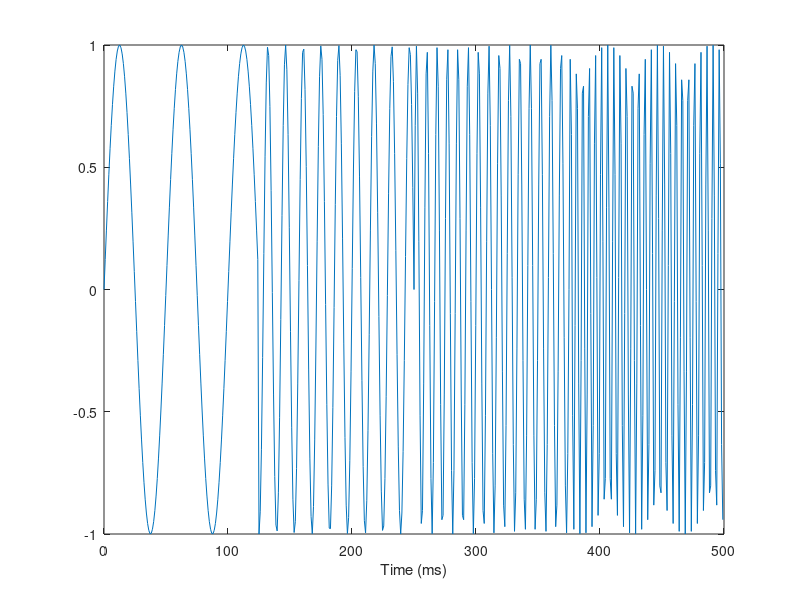

This chart was generated by the following MATLAB code: (Note: this script raises an error after producing the figure.)
f= [20 70 120 200];
N=512;
Fs= 1024;                     % Sample frequency
t = (0:N-1)/Fs;              % Time vector

x = [];                       % Signal
seg = length(f);               % Number of signal's segments
nseg = N/seg;                  % Size of each signal's segment
w = 2*pi*f;                    % Angular frequency
for i = 1:seg
  tseg = (1:nseg) + (i-1)*nseg;
  x = [x , sin(w(i)*t(tseg))];
end
plot(1000*t,x);
xlabel('Time (ms)')
axis([0 500 -1 1])
pause

[c,l]= wavedec(x,3,'db2');

% Extract aproximation and detail coefficients at levels 1, 2 and 3,
% from wavelet decomposition 
[cD1,cD2,cD3] = detcoef(c,l,[1 2 3]);
cA3= appcoef(c,l,'db2',3);
cA2= appcoef(c,l,'db2',2);
cA1= appcoef(c,l,'db2',1);

subplot(421), plot(cA1), title('cA1'), axis tight
subplot(422), plot(cD1), title('cD1'), axis tight
subplot(423), plot(cA2), title('cA2'), axis tight
subplot(424), plot(cD2), title('cD2'), axis tight
subplot(425), plot(cA3), title('cA3'), axis tight
subplot(426), plot(cD3), title('cD3'), axis tight
subplot(4,2,7:8), plot(1000*t,x), title('Signal'), axis tight
pause

a= upcoef('a',cA1,'db2',3,l(length(l)));
e= x-a; ne= norm(e)
subplot(121), plot(a), axis tight
d= upcoef('d',cD1,'db2',3,l(length(l)));
e1= e-d; ne1= norm(e1)
subplot(122), plot(d), axis tight
